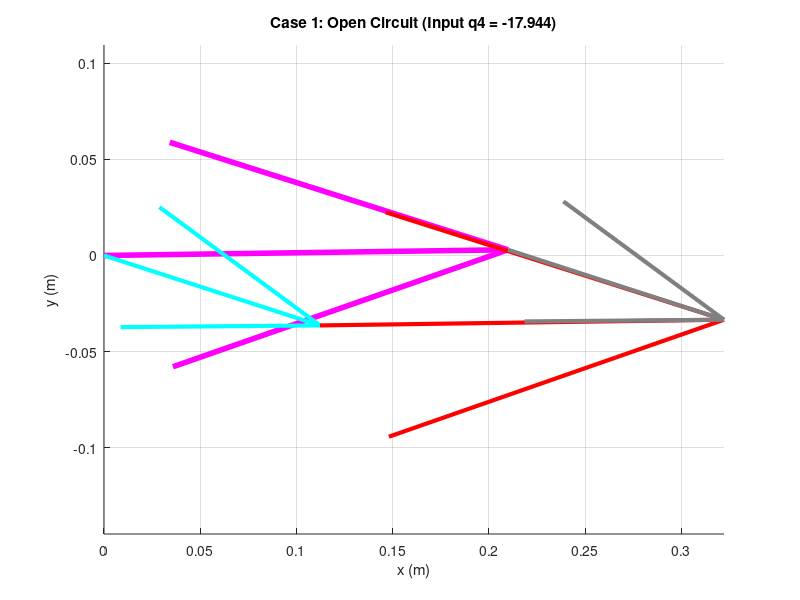
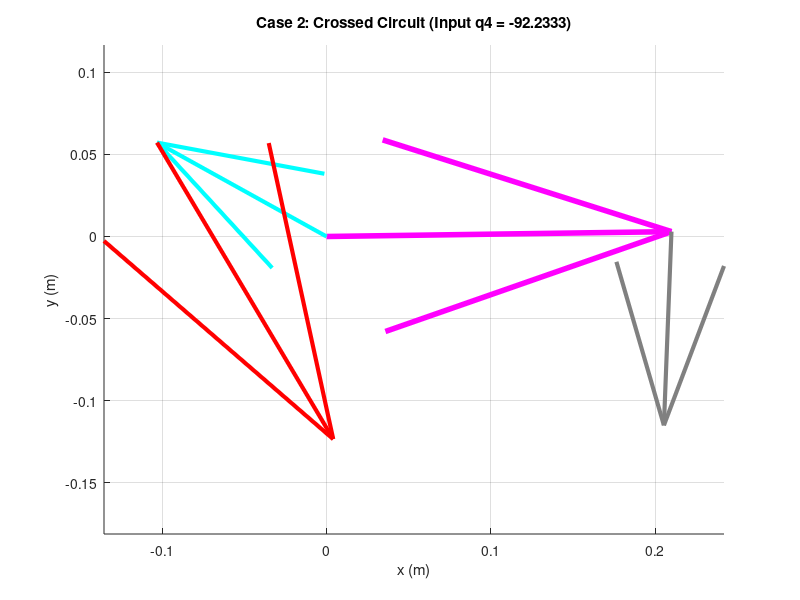

Reproduce these figures in MATLAB, in order.
clear all
close all
clc

% --- 1. Define Parameters (Unit: meters) ---
L1 = 0.210; % Ground (d) - Pink
L2 = 0.118; % Crank (a) - Cyan
L3 = 0.210; % Coupler (b) - Red
L4 = 0.118; % Rocker (c) - Grey

a = L2;
b = L3;
c = L4;
d = L1;

% Ground Offset
offset_deg = 0.81;
offset = deg2rad(offset_deg);

% --- 2. Define K Constants (For Inverse Analysis: Link 4 is Input) ---
% Swapping 'a' and 'c' because we find Theta 2 from Theta 4
K1 = d/c; 
K2 = d/a;
K3 = (c^2 - b^2 + a^2 + d^2)/(2*c*a); 

% ==========================================
% CASE 1: Open Circuit (Input Theta 4 = -17.944)
% ==========================================
q4d_open = -17.944; 
q4_1 = deg2rad(q4d_open) - offset; % Local Theta 4

% --- Calculate Coefficients for Theta 2 (Crank) ---
A1 = cos(q4_1) - K1 - K2*cos(q4_1) + K3;
B1 = -2*sin(q4_1);
C1 = K1 - (K2+1)*cos(q4_1) + K3;

% --- Calculate Coefficients for Theta 3 (Coupler) ---
% Geometric coefficients pattern
P1 = -2*b*(d + c*cos(q4_1));
Q1 = -2*b*c*sin(q4_1);
R1 = d^2 + c^2 + b^2 - a^2 + 2*d*c*cos(q4_1);

D1 = R1 - P1;
E1 = 2*Q1;
F1 = R1 + P1;

% --- Solve for Theta 2 & 3 (Case 1) ---
q2_sol1_A = 2*atan((-B1 + sqrt(B1^2 - 4*A1*C1))/(2*A1)); 
q2_sol1_B = 2*atan((-B1 - sqrt(B1^2 - 4*A1*C1))/(2*A1)); 

q3_sol1_A = 2*atan((-E1 + sqrt(E1^2 - 4*D1*F1))/(2*D1)); 
q3_sol1_B = 2*atan((-E1 - sqrt(E1^2 - 4*D1*F1))/(2*D1));

% Select Pair for Open Circuit Plotting (Usually Pair A for this config)
q2_open = q2_sol1_A;
q3_open = q3_sol1_A;

q2_open_d = rad2deg(q2_open) + offset_deg;
q3_open_d = rad2deg(q3_open) + offset_deg;

% ==========================================
% CASE 2: Crossed Circuit (Input Theta 4 = -92.2333)
% ==========================================
q4d_cross = -92.2333; 
q4_2 = deg2rad(q4d_cross) - offset; % Local Theta 4

% --- Calculate Coefficients for Theta 2 (Crank) ---
A2 = cos(q4_2) - K1 - K2*cos(q4_2) + K3;
B2 = -2*sin(q4_2);
C2 = K1 - (K2+1)*cos(q4_2) + K3;

% --- Calculate Coefficients for Theta 3 (Coupler) ---
P2 = -2*b*(d + c*cos(q4_2));
Q2 = -2*b*c*sin(q4_2);
R2 = d^2 + c^2 + b^2 - a^2 + 2*d*c*cos(q4_2);

D2 = R2 - P2;
E2 = 2*Q2;
F2 = R2 + P2;

% --- Solve for Theta 2 & 3 (Case 2) ---
q2_sol2_A = 2*atan((-B2 + sqrt(B2^2 - 4*A2*C2))/(2*A2)); 
q2_sol2_B = 2*atan((-B2 - sqrt(B2^2 - 4*A2*C2))/(2*A2)); 

q3_sol2_A = 2*atan((-E2 + sqrt(E2^2 - 4*D2*F2))/(2*D2)); 
q3_sol2_B = 2*atan((-E2 - sqrt(E2^2 - 4*D2*F2))/(2*D2));

% Select Pair for Crossed Circuit Plotting (Usually Pair B for this config)
q2_cross = q2_sol2_B;
q3_cross = q3_sol2_B;

q2_cross_d = rad2deg(q2_cross) + offset_deg;
q3_cross_d = rad2deg(q3_cross) + offset_deg;

% ==========================================
% Vector Calculation & Plotting
% ==========================================
% Ground Vector
RO4O2 = d*exp(j*offset); 
RO4O2x = real(RO4O2); RO4O2y = imag(RO4O2);

% --- Vector Case 1 (Open) ---
RA1 = a*exp(j*(q2_open + offset));       
RBA1 = b*exp(j*(q3_open + offset));        
RBO4_1 = c*exp(j*(q4_1 + offset));    

RA1x = real(RA1); RA1y = imag(RA1);
RBA1x = real(RBA1); RBA1y = imag(RBA1); 
RBO4_1x = real(RBO4_1); RBO4_1y = imag(RBO4_1);

% --- Vector Case 2 (Crossed) ---
RA2 = a*exp(j*(q2_cross + offset));       
RBA2 = b*exp(j*(q3_cross + offset));
RBO4_2 = c*exp(j*(q4_2 + offset));    

RA2x = real(RA2); RA2y = imag(RA2);
RBA2x = real(RBA2); RBA2y = imag(RBA2); 
RBO4_2x = real(RBO4_2); RBO4_2y = imag(RBO4_2);

% --- Plotting Case 1 ---
figure(1)
title('Case 1: Open Circuit (Input q4 = -17.944)');
hold on;
% Ground (Pink)
quiver(0,0, RO4O2x, RO4O2y, 0, 'Color', [1 0 1], 'MaxHeadSize', 0.5, 'LineWidth', 4); 
% Crank (Cyan)
quiver(0,0, RA1x, RA1y, 0, 'cyan', 'MaxHeadSize', 0.5, 'LineWidth', 3); 
% Coupler (Red)
quiver(RA1x, RA1y, RBA1x, RBA1y, 0, 'red', 'MaxHeadSize', 0.5, 'LineWidth', 3); 
% Rocker (Grey)
quiver(RO4O2x, RO4O2y, RBO4_1x, RBO4_1y, 0, 'Color', [0.5 0.5 0.5], 'MaxHeadSize', 0.5, 'LineWidth', 3); 
axis equal; grid on;
xlabel('x (m)'); ylabel('y (m)');

% --- Plotting Case 2 ---
figure(2)
title('Case 2: Crossed Circuit (Input q4 = -92.2333)');
hold on;
% Ground (Pink)
quiver(0,0, RO4O2x, RO4O2y, 0, 'Color', [1 0 1], 'MaxHeadSize', 0.5, 'LineWidth', 4); 
% Crank (Cyan)
quiver(0,0, RA2x, RA2y, 0, 'cyan', 'MaxHeadSize', 0.5, 'LineWidth', 3); 
% Coupler (Red)
quiver(RA2x, RA2y, RBA2x, RBA2y, 0, 'red', 'MaxHeadSize', 0.5, 'LineWidth', 3); 
% Rocker (Grey)
quiver(RO4O2x, RO4O2y, RBO4_2x, RBO4_2y, 0, 'Color', [0.5 0.5 0.5], 'MaxHeadSize', 0.5, 'LineWidth', 3); 
axis equal; grid on;
xlabel('x (m)'); ylabel('y (m)');

% Display Results
disp('--- Results ---');
disp(['Case 1 (Open): Theta 2 = ', num2str(q2_open_d), ', Theta 3 = ', num2str(q3_open_d)]);
disp(['Case 2 (Crossed): Theta 2 = ', num2str(q2_cross_d), ', Theta 3 = ', num2str(q3_cross_d)]);
